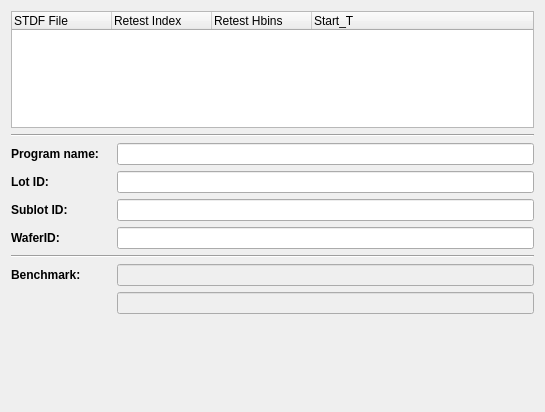
<?xml version="1.0" encoding="UTF-8"?>
<ui version="4.0">
 <class>GtsStationInfowidget_base</class>
 <widget class="QWidget" name="GtsStationInfowidget_base">
  <property name="geometry">
   <rect>
    <x>0</x>
    <y>0</y>
    <width>545</width>
    <height>412</height>
   </rect>
  </property>
  <property name="windowTitle">
   <string>Main</string>
  </property>
  <layout class="QVBoxLayout" name="verticalLayout">
   <item>
    <widget class="QTreeWidget" name="treeStdfFiles">
     <column>
      <property name="text">
       <string>STDF File</string>
      </property>
     </column>
     <column>
      <property name="text">
       <string>Retest Index</string>
      </property>
     </column>
     <column>
      <property name="text">
       <string>Retest Hbins</string>
      </property>
     </column>
     <column>
      <property name="text">
       <string>Start_T</string>
      </property>
     </column>
    </widget>
   </item>
   <item>
    <widget class="Line" name="line1">
     <property name="frameShape">
      <enum>QFrame::HLine</enum>
     </property>
     <property name="frameShadow">
      <enum>QFrame::Sunken</enum>
     </property>
    </widget>
   </item>
   <item>
    <layout class="QHBoxLayout">
     <item>
      <widget class="QLabel" name="labelProgramName">
       <property name="sizePolicy">
        <sizepolicy hsizetype="Fixed" vsizetype="Preferred">
         <horstretch>0</horstretch>
         <verstretch>0</verstretch>
        </sizepolicy>
       </property>
       <property name="minimumSize">
        <size>
         <width>100</width>
         <height>0</height>
        </size>
       </property>
       <property name="maximumSize">
        <size>
         <width>100</width>
         <height>32767</height>
        </size>
       </property>
       <property name="text">
        <string>&lt;b&gt;Program name:&lt;/b&gt;</string>
       </property>
       <property name="wordWrap">
        <bool>false</bool>
       </property>
       <property name="buddy">
        <cstring>editProgramName</cstring>
       </property>
      </widget>
     </item>
     <item>
      <widget class="QLineEdit" name="editProgramName">
       <property name="minimumSize">
        <size>
         <width>250</width>
         <height>0</height>
        </size>
       </property>
       <property name="text">
        <string/>
       </property>
       <property name="readOnly">
        <bool>false</bool>
       </property>
      </widget>
     </item>
    </layout>
   </item>
   <item>
    <layout class="QHBoxLayout">
     <item>
      <widget class="QLabel" name="labelLotID">
       <property name="sizePolicy">
        <sizepolicy hsizetype="Fixed" vsizetype="Preferred">
         <horstretch>0</horstretch>
         <verstretch>0</verstretch>
        </sizepolicy>
       </property>
       <property name="minimumSize">
        <size>
         <width>100</width>
         <height>0</height>
        </size>
       </property>
       <property name="maximumSize">
        <size>
         <width>100</width>
         <height>32767</height>
        </size>
       </property>
       <property name="text">
        <string>&lt;b&gt;Lot ID:&lt;/b&gt;</string>
       </property>
       <property name="wordWrap">
        <bool>false</bool>
       </property>
       <property name="buddy">
        <cstring>editLotID</cstring>
       </property>
      </widget>
     </item>
     <item>
      <widget class="QLineEdit" name="editLotID">
       <property name="minimumSize">
        <size>
         <width>250</width>
         <height>0</height>
        </size>
       </property>
       <property name="text">
        <string/>
       </property>
       <property name="readOnly">
        <bool>true</bool>
       </property>
      </widget>
     </item>
    </layout>
   </item>
   <item>
    <layout class="QHBoxLayout">
     <item>
      <widget class="QLabel" name="labelSublotID">
       <property name="sizePolicy">
        <sizepolicy hsizetype="Fixed" vsizetype="Preferred">
         <horstretch>0</horstretch>
         <verstretch>0</verstretch>
        </sizepolicy>
       </property>
       <property name="minimumSize">
        <size>
         <width>100</width>
         <height>0</height>
        </size>
       </property>
       <property name="maximumSize">
        <size>
         <width>100</width>
         <height>32767</height>
        </size>
       </property>
       <property name="text">
        <string>&lt;b&gt;Sublot ID:&lt;/b&gt;</string>
       </property>
       <property name="wordWrap">
        <bool>false</bool>
       </property>
       <property name="buddy">
        <cstring>editSublotID</cstring>
       </property>
      </widget>
     </item>
     <item>
      <widget class="QLineEdit" name="editSublotID">
       <property name="minimumSize">
        <size>
         <width>250</width>
         <height>0</height>
        </size>
       </property>
       <property name="text">
        <string/>
       </property>
       <property name="readOnly">
        <bool>true</bool>
       </property>
      </widget>
     </item>
    </layout>
   </item>
   <item>
    <layout class="QHBoxLayout">
     <item>
      <widget class="QLabel" name="labelWaferID">
       <property name="sizePolicy">
        <sizepolicy hsizetype="Fixed" vsizetype="Preferred">
         <horstretch>0</horstretch>
         <verstretch>0</verstretch>
        </sizepolicy>
       </property>
       <property name="minimumSize">
        <size>
         <width>100</width>
         <height>0</height>
        </size>
       </property>
       <property name="maximumSize">
        <size>
         <width>100</width>
         <height>32767</height>
        </size>
       </property>
       <property name="text">
        <string>&lt;b&gt;WaferID:&lt;/b&gt;</string>
       </property>
       <property name="wordWrap">
        <bool>false</bool>
       </property>
       <property name="buddy">
        <cstring>editWaferID</cstring>
       </property>
      </widget>
     </item>
     <item>
      <widget class="QLineEdit" name="editWaferID">
       <property name="minimumSize">
        <size>
         <width>250</width>
         <height>0</height>
        </size>
       </property>
       <property name="text">
        <string/>
       </property>
       <property name="readOnly">
        <bool>true</bool>
       </property>
      </widget>
     </item>
    </layout>
   </item>
   <item>
    <widget class="Line" name="line">
     <property name="orientation">
      <enum>Qt::Horizontal</enum>
     </property>
    </widget>
   </item>
   <item>
    <layout class="QGridLayout" name="gridLayout">
     <item row="0" column="0">
      <widget class="QLabel" name="labelBenchmark">
       <property name="sizePolicy">
        <sizepolicy hsizetype="Fixed" vsizetype="Preferred">
         <horstretch>0</horstretch>
         <verstretch>0</verstretch>
        </sizepolicy>
       </property>
       <property name="minimumSize">
        <size>
         <width>100</width>
         <height>0</height>
        </size>
       </property>
       <property name="maximumSize">
        <size>
         <width>100</width>
         <height>32767</height>
        </size>
       </property>
       <property name="text">
        <string>&lt;html&gt;&lt;head/&gt;&lt;body&gt;&lt;p&gt;&lt;span style=&quot; font-weight:600;&quot;&gt;Benchmark: &lt;/span&gt;&lt;/p&gt;&lt;/body&gt;&lt;/html&gt;</string>
       </property>
       <property name="wordWrap">
        <bool>false</bool>
       </property>
       <property name="buddy">
        <cstring>editWaferID</cstring>
       </property>
      </widget>
     </item>
     <item row="0" column="1">
      <widget class="QLineEdit" name="editBenchPatEnabled">
       <property name="enabled">
        <bool>false</bool>
       </property>
       <property name="minimumSize">
        <size>
         <width>250</width>
         <height>0</height>
        </size>
       </property>
       <property name="text">
        <string/>
       </property>
       <property name="readOnly">
        <bool>true</bool>
       </property>
      </widget>
     </item>
     <item row="1" column="1">
      <widget class="QLineEdit" name="editBenchPatDisabled">
       <property name="enabled">
        <bool>false</bool>
       </property>
       <property name="minimumSize">
        <size>
         <width>250</width>
         <height>0</height>
        </size>
       </property>
       <property name="text">
        <string/>
       </property>
       <property name="readOnly">
        <bool>true</bool>
       </property>
      </widget>
     </item>
    </layout>
   </item>
   <item>
    <spacer name="spacer5">
     <property name="orientation">
      <enum>Qt::Vertical</enum>
     </property>
     <property name="sizeType">
      <enum>QSizePolicy::Expanding</enum>
     </property>
     <property name="sizeHint" stdset="0">
      <size>
       <width>10</width>
       <height>161</height>
      </size>
     </property>
    </spacer>
   </item>
  </layout>
 </widget>
 <layoutdefault spacing="6" margin="11"/>
 <tabstops>
  <tabstop>editProgramName</tabstop>
  <tabstop>editLotID</tabstop>
  <tabstop>editSublotID</tabstop>
  <tabstop>editWaferID</tabstop>
 </tabstops>
 <resources/>
 <connections/>
</ui>
